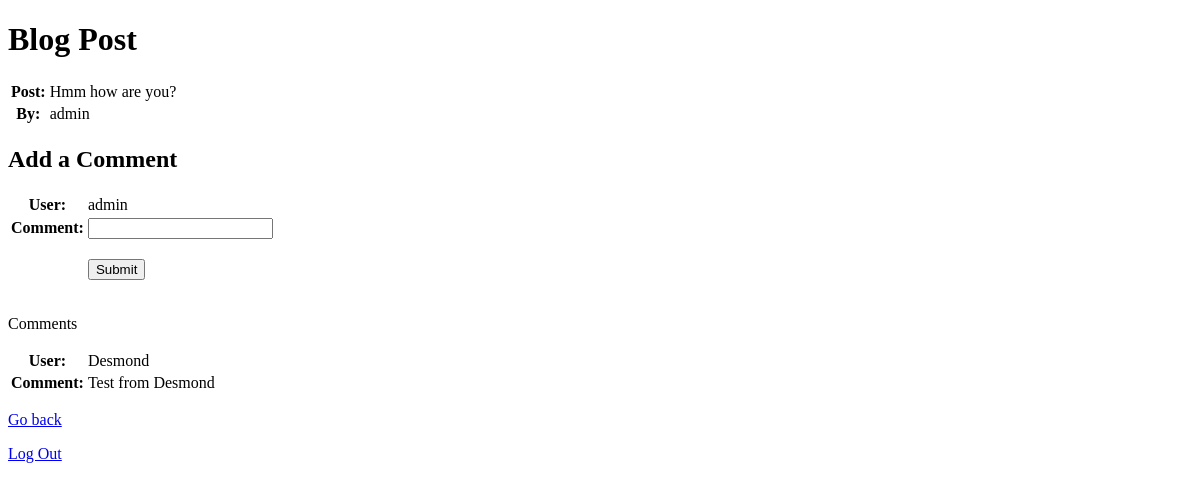
The app's page /view/6/ (signed in), older data.
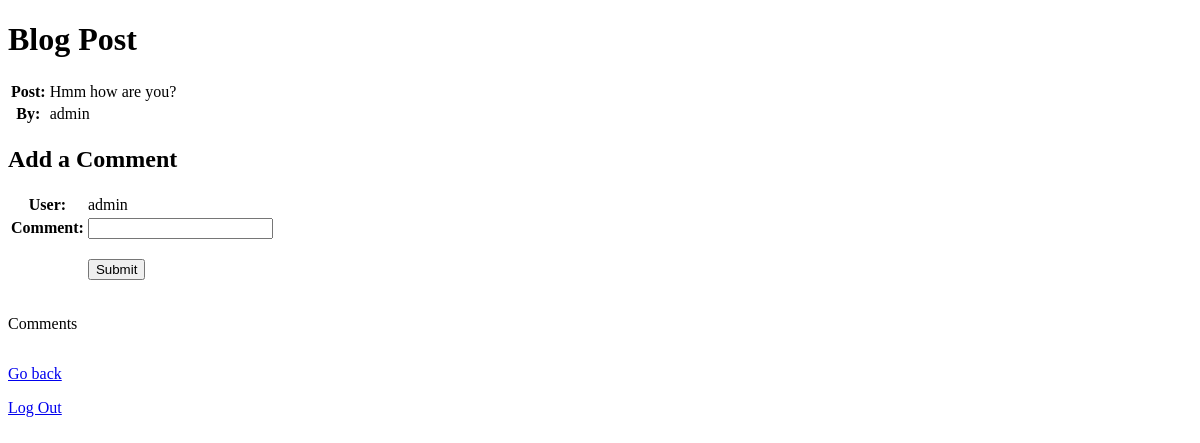
The same page, newer data.
### tables this page shows
CREATE TABLE "Comments" (
	"id"	INTEGER PRIMARY KEY AUTOINCREMENT,
	"user_id"	INTEGER NOT NULL,
	"comment"	TEXT NOT NULL,
	"blog_id"	INTEGER NOT NULL
);

CREATE TABLE "Users" (
	"id"	INTEGER PRIMARY KEY AUTOINCREMENT,
	"username"	TEXT NOT NULL UNIQUE,
	"password"	TEXT NOT NULL
);

### blog.py (the view)
@app.route('/view/<int:id>/')
def view(id):
    if session['logged_in']==False:
        return redirect(url_for('sign_in'))
    else:
        db = get_db()
        post_row = db.execute('SELECT * FROM Blogs WHERE id=?',(id,)).fetchall()
        comments = db.execute('SELECT * FROM Comments WHERE blog_id=?',(id,)).fetchall()
        users_data = db.execute('SELECT * FROM Users')
        users = {}
        for user_data in users_data:
            user = []
            users[user_data['id']] = user_data['username']
        post = {'blog_id':post_row[0][0],'question':post_row[0][2], 'blogger':users[post_row[0][1]]}
        print(post)
        return render_template('view.html', comments=comments, post=post, users=users, session=session)

### blog.py (called while the page is built)
def get_db():
    db = sqlite3.connect('blog.sqlite3')
    db.row_factory = sqlite3.Row
    return db

### templates/view.html
{% extends "layout.html" %}
{% block body %}
<h1>Blog Post</h1>
<table>
    <tr>
        <th>Post:</th>
        <td>{{ post['question'] }}</td>
    </tr>
    <tr>
        <th>By:</th>
        <td>{{ post['blogger'] }}</td>
    </tr>
</table>
<div class="add_comment">
    <h2>Add a Comment</h2>
    <form action="{{ url_for('add_comment', blog_id=post['blog_id']) }}" method="POST">
        <table>
            <tr>
                <th>User:</th>
                <td>{{ users[session['user_id']] }}</td>
            </tr>
            <tr>
                <th>Comment:</th>
                <td><input type="text" name="comment"></td>
            </tr>
            <tr>
                <th></th>
                <td><p><input type="submit"></p></td>
            </tr>
        </table>
    </form>
</div>
<p>Comments</p>
<table>
    {% for comment in comments %}
    <tr>
        <th>User:</th>
        <td>{{ users[comment['user_id']] }}</td>
    </tr>
    <tr>
        <th>Comment:</th>
        <td>{{ comment['comment'] }}</td>
    </tr>
    {% endfor %}
</table>
<p><a href="{{ url_for('posts') }}">Go back</a></p>
<p><a href="{{ url_for('log_out')}}">Log Out</a></p>
{% endblock %}

Row changes from the older to the newer data that the page shows:
removed Comments: comment "Test from Desmond"
removed Users: username "Desmond"
